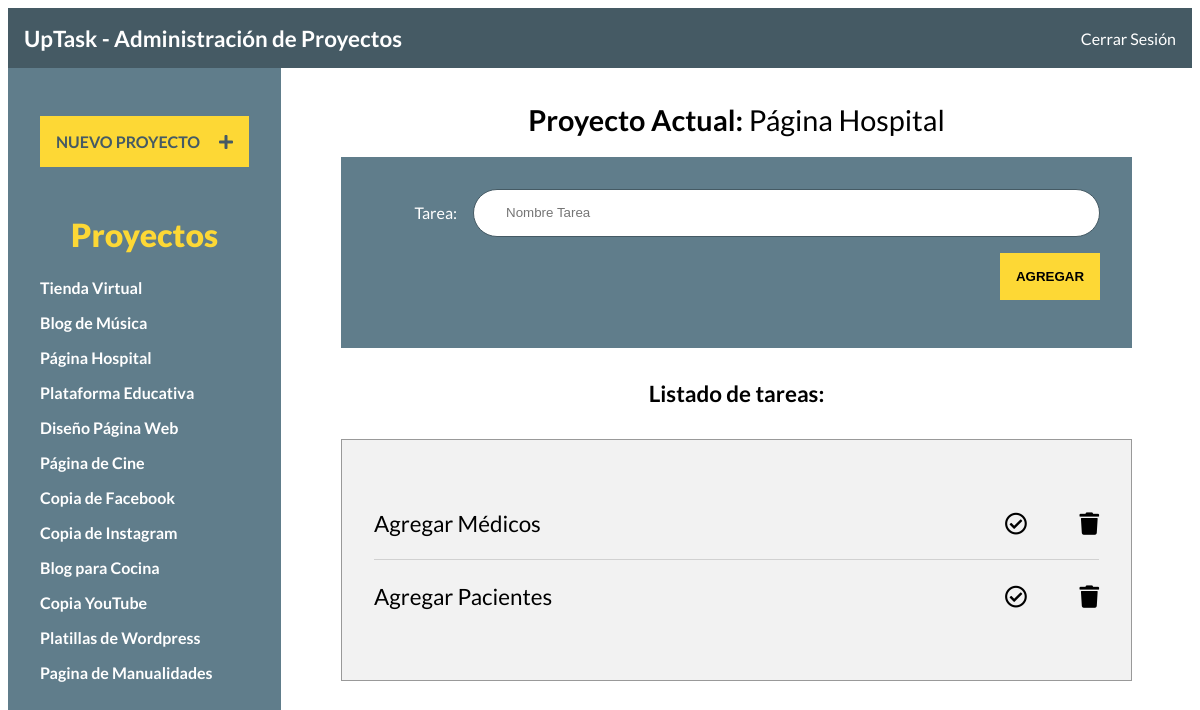
Page /index.php?id_proyecto=3 (signed in) on the committed database.
### tables this page shows
CREATE TABLE IF NOT EXISTS `proyectos` (
  `id` int(11) NOT NULL AUTO_INCREMENT,
  `nombre` varchar(100) NOT NULL,
  PRIMARY KEY (`id`)
);

CREATE TABLE IF NOT EXISTS `tareas` (
  `id` int(11) NOT NULL AUTO_INCREMENT,
  `nombre` varchar(100) NOT NULL,
  `estado` int(1) NOT NULL DEFAULT '0',
  `id_proyecto` int(11) NOT NULL,
  PRIMARY KEY (`id`),
  KEY `id_proyecto` (`id_proyecto`)
);

### inc/funciones/funciones.php (called while the page is built, shortened)
<?php
function obtenerProyectos(){
     include 'conexion-bd.php';
     try {
        return $conn->query('SELECT id, nombre FROM proyectos');
     } catch (Exception $e) {
        echo "Error!: " . $e->getMessage();
        return false;
     }
}
function obtenerNombreProyecto($id=null){
    include 'conexion-bd.php';
    try {
       return $conn->query("SELECT nombre FROM proyectos WHERE id={$id}");
    } catch (Exception $e) {
       echo "Error!: " . $e->getMessage();
       return false;
    }
}
function obtenerTareasProyecto($id=null){
    include 'conexion-bd.php';
    try {
       return $conn->query("SELECT id, nombre, estado FROM tareas WHERE id_proyecto={$id}");
    } catch (Exception $e) {
       echo "Error!: " . $e->getMessage();
       return false;
    }
}
?>

### index.php (the view, shortened to what this page needs)
<?php
include 'inc/funciones/funciones.php';
include 'inc/templates/header.php';
include 'inc/templates/barra.php';
    $id_proyecto ="";
    if(isset($_GET['id_proyecto'])){
        $id_proyecto = $_GET['id_proyecto'];
    }
?>
<div class="contenedor">
    <?php include 'inc/templates/sidebar.php'; ?>
    <main class="contenido-principal">
        <?php
            $proyecto = obtenerNombreProyecto($id_proyecto);
            if($proyecto){ ?>
        <h1>Proyecto Actual:
                <?php foreach($proyecto as $nombre){ ?>
                    <span><?php echo $nombre['nombre']; ?></span>
                <?php } ?>
        </h1>
        <form action="#" class="agregar-tarea">
            <div class="campo">
                <label for="tarea">Tarea:</label>
                <input type="text" placeholder="Nombre Tarea" class="nombre-tarea">
            </div>
            <div class="campo enviar">
                <input type="submit" class="boton nueva-tarea" value="Agregar">
            </div>
        </form>
        <?php
        } else {
            echo "<h1>Selecciona un proyecto a la izquierda</h1>";
        }
        ?>
        <h2>Listado de tareas:</h2>
        <div class="listado-pendientes">
            <ul>
                <?php
                    $tareas = obtenerTareasProyecto($id_proyecto);
                if($tareas){
                    if($tareas->num_rows > 0 ){
                        foreach($tareas as $tarea): ?>
                            <li id="tarea:<?php echo $tarea['id']; ?>" class="tarea">
                            <p><?php echo $tarea['nombre']; ?></p>
                                <div class="acciones">
                                    <i class="far fa-check-circle <?php echo ($tarea['estado']==='1') ? 'completo' : ''; ?>"></i>
                                    <i class="fas fa-trash"></i>
                                </div>
                            </li>
                        <?php endforeach;
                    } else {
                        echo "<p class='lista-vacia'>No hay tareas en este proyecto</p>";
                    }
                }
                ?>
            </ul>
        </div>
    </main>
</div>
<?php
include 'inc/templates/footer.php';
?>

### inc/templates/sidebar.php
<aside class="contenedor-proyectos">
        <div class="panel crear-proyecto">
            <a href="#" class="boton">Nuevo Proyecto <i class="fas fa-plus"></i> </a>
        </div>
        <div class="panel lista-proyectos">
            <h2>Proyectos</h2>
            <ul id="proyectos">
                <?php
                    $proyectos = obtenerProyectos();
                    if($proyectos){
                        foreach($proyectos as $proyecto){ ?>
                            <li>
                                <a href="index.php?id_proyecto=<?php echo $proyecto['id'];?>" id="proyecto:<?php echo $proyecto['id'];?>">
                                    <?php echo $proyecto['nombre']; ?>
                                </a>
                            </li>
                    <?php }
                    } ?>
            </ul>
        </div>
</aside>

### css/style.css (style rules this page uses)
html { box-sizing: border-box; height: 100%; }
*, *:before, *:after { box-sizing: inherit; }
body { font-family: 'Lato', sans-serif; min-height: 100%; }
.campo { display: flex; margin-bottom: 1rem; align-items: center; }
.campo label { flex: 0 0 100px; text-align: right; padding-right: 1rem; }
.campo input[type="text"], .campo input[type="password"] { height: 3rem; border: 0; flex: 1; border: 1px solid #455A64; border-radius: 5rem; padding-left: 2rem; }
.enviar { justify-content: flex-end; }
.boton { background-color: #FDD835; text-align: center; transition: background-color .5s ease-in-out; display: block; padding: 1rem; text-transform: uppercase; font-weight: 400; border: none; font-weight: 900; }
body.index { height: 100vh; }
.contenedor-proyectos { min-height: 100vh; max-width: 300px; background-color: #607D8B; padding-top: 1rem; }
.panel { padding: 1rem; margin: 1rem; }
.panel a { color: white; font-weight: bold; text-decoration: none; }
.panel h2 { color: #FDD835; font-weight: 900; text-align: center; font-size: 2rem; margin: 0; }
.crear-proyecto i { margin-left: 1rem; }
.crear-proyecto a { color: #455A64; }
.lista-proyectos ul { list-style: none; padding: 1.5rem 0 0 0; margin: 0; }
.lista-proyectos ul li { margin-bottom: 1rem; }
.contenedor { display: flex; height: calc( 100% - 60px); }
.contenido-principal { flex: 1; padding: 1rem; overflow: scroll; }
.contenido-principal h1, .contenido-principal h2 { text-align: center; }
.contenido-principal h1 { font-size: 1.8rem; }
.contenido-principal h2 { font-size: 1.4rem; margin-top: 2rem; }
.contenido-principal h1 span { font-weight: 400; }
.agregar-tarea { max-width: 800px; width: 90%; background-color: #607D8B; margin: 0 auto; padding: 2rem; color: white; transition: background-color .5s ease-in-out; }
.listado-pendientes { background-color: #F2F2F2; max-width: 800px; width: 90%; margin: 2rem auto 0 auto; padding: 2rem; border: 1px solid #999; }
.listado-pendientes ul { padding: 0; list-style: none; }
.listado-pendientes ul li { display: flex; align-items: center; justify-content: space-between; font-size: 1.4rem; border-bottom: 1px solid #d1d1d1; }
.listado-pendientes ul li:last-of-type { border-bottom: none; }
.listado-pendientes ul li i { cursor: pointer; }
.acciones i:last-child { margin-left: 3rem; }

### rows in the picture
proyectos: nombre "Tienda Virtual"
proyectos: nombre "Blog de Música"
proyectos: nombre "Página Hospital"
proyectos: nombre "Plataforma Educativa"
proyectos: nombre "Diseño Página Web"
proyectos: nombre "Página de Cine"
proyectos: nombre "Copia de Facebook"
proyectos: nombre "Copia de Instagram"
proyectos: nombre "Blog para Cocina"
proyectos: nombre "Copia YouTube"
proyectos: nombre "Platillas de Wordpress"
proyectos: nombre "Pagina de Manualidades"
tareas: nombre "Agregar Médicos", estado 0 (drawn)
tareas: nombre "Agregar Pacientes", estado 0 (drawn)
